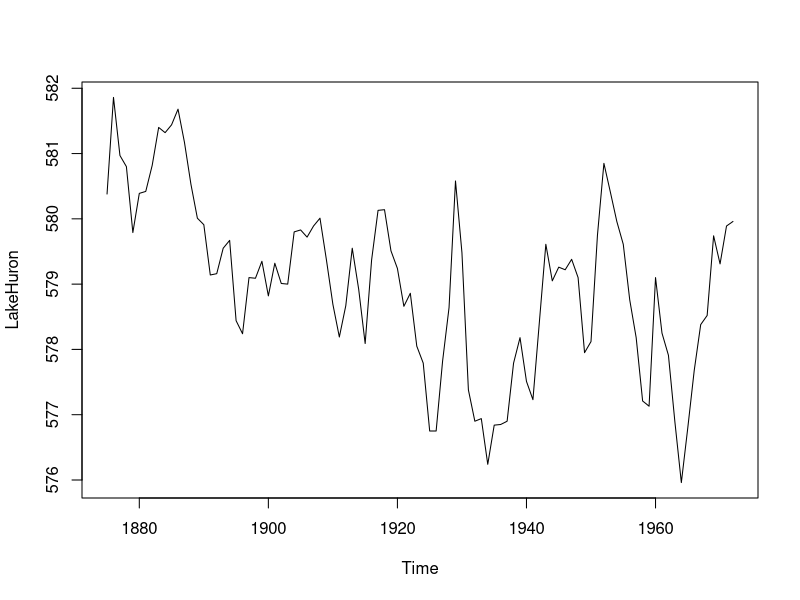
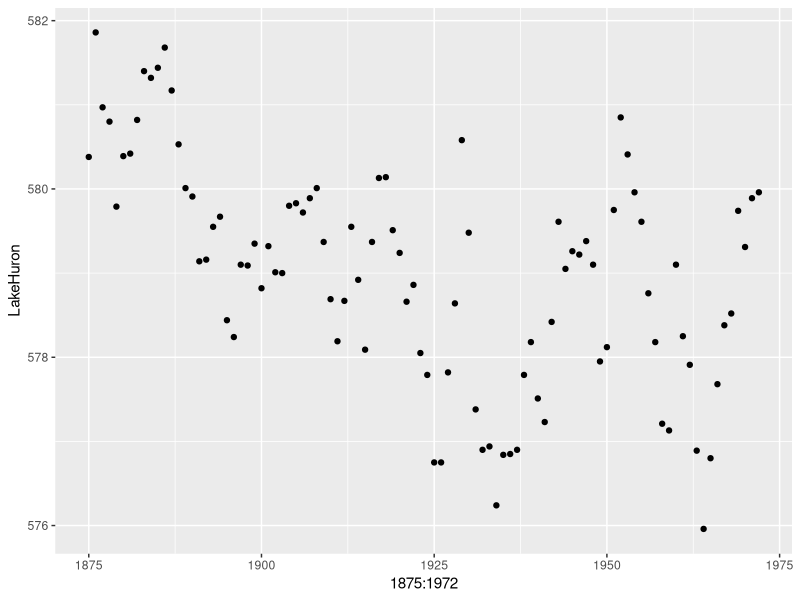
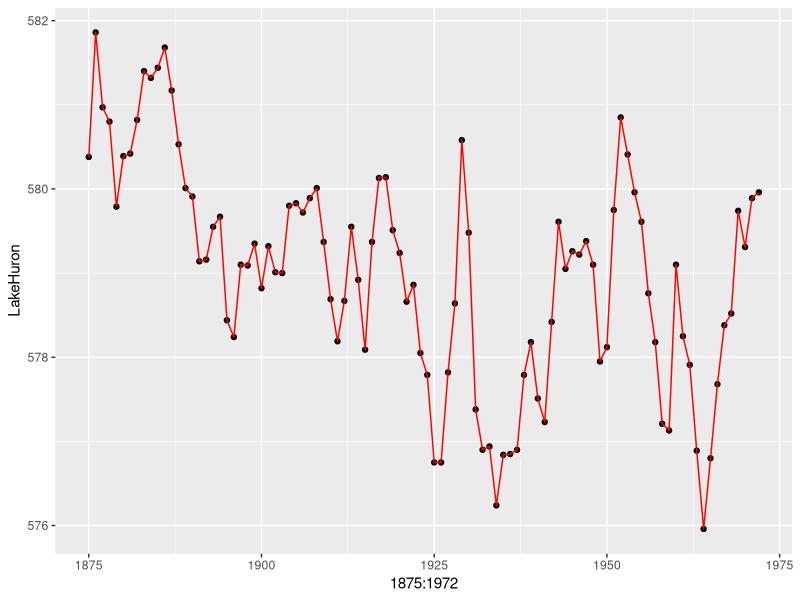
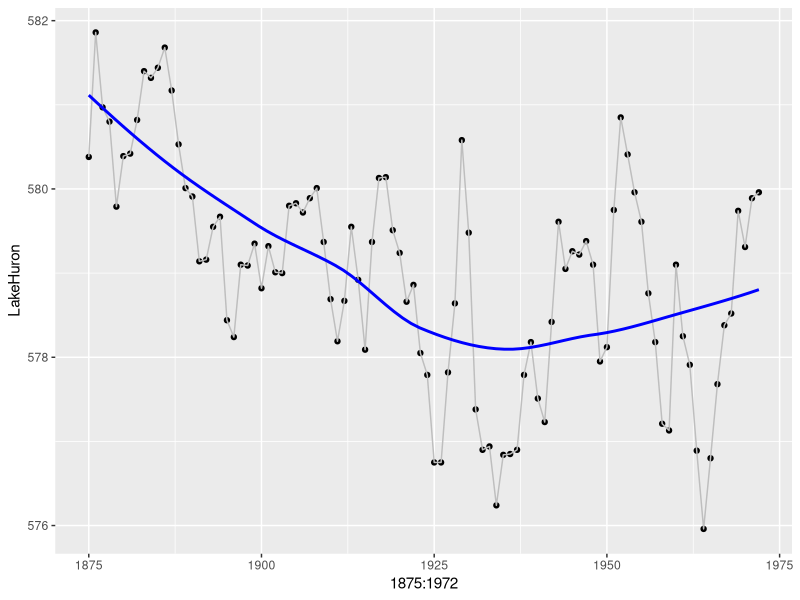

Write R code to recreate these figures, in order.
## ---- chunk 1
knitr::opts_chunk$set(echo = TRUE)
## ---- chunk 2
LakeHuron
# we know the Time Series starts from 1875 to 1972
## ---- chunk 3
library(ggplot2)
#First we need to create a plot
plot(LakeHuron)
#Then we add the scattors 
ggplot(data = as.data.frame(LakeHuron),mapping = aes(x=1875:1972,y=LakeHuron))+
  geom_point()
#Then we add the line between these points like the shinyapp
ggplot(data = as.data.frame(LakeHuron),mapping = aes(x=1875:1972,y=LakeHuron))+
  geom_point()+
  geom_line(color="red")
#Finally, we add the smoother funciton to make the fitted line
ggplot(data = as.data.frame(LakeHuron),mapping = aes(x=1875:1972,y=LakeHuron))+
  geom_point()+
  geom_line(color="gray")+
  geom_smooth(stat = "smooth",color="blue",se=F)
